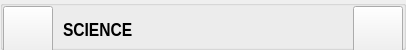
           <widget class="QGroupBox" name="groupBoxSciMenu">
            <property name="sizePolicy">
             <sizepolicy hsizetype="MinimumExpanding" vsizetype="Fixed">
              <horstretch>0</horstretch>
              <verstretch>0</verstretch>
             </sizepolicy>
            </property>
            <property name="minimumSize">
             <size>
              <width>400</width>
              <height>50</height>
             </size>
            </property>
            <property name="maximumSize">
             <size>
              <width>16777215</width>
              <height>50</height>
             </size>
            </property>
            <property name="baseSize">
             <size>
              <width>400</width>
              <height>50</height>
             </size>
            </property>
            <property name="title">
             <string/>
            </property>
            <property name="flat">
             <bool>false</bool>
            </property>
            <layout class="QHBoxLayout" name="horizontalLayout_2">
             <property name="spacing">
              <number>0</number>
             </property>
             <property name="leftMargin">
              <number>0</number>
             </property>
             <property name="topMargin">
              <number>0</number>
             </property>
             <property name="rightMargin">
              <number>0</number>
             </property>
             <property name="bottomMargin">
              <number>0</number>
             </property>
             <item>
              <widget class="QPushButton" name="pushButtonSciMenu">
               <property name="sizePolicy">
                <sizepolicy hsizetype="Fixed" vsizetype="Fixed">
                 <horstretch>0</horstretch>
                 <verstretch>0</verstretch>
                </sizepolicy>
               </property>
               <property name="minimumSize">
                <size>
                 <width>50</width>
                 <height>50</height>
                </size>
               </property>
               <property name="maximumSize">
                <size>
                 <width>50</width>
                 <height>50</height>
                </size>
               </property>
               <property name="baseSize">
                <size>
                 <width>50</width>
                 <height>50</height>
                </size>
               </property>
               <property name="toolTip">
                <string>Menu (Ctrl +M)</string>
               </property>
               <property name="text">
                <string/>
               </property>
               <property name="icon">
                <iconset>
                 <normalon>:/images/menu</normalon>
                 <disabledon>:/images/menu</disabledon>
                </iconset>
               </property>
               <property name="iconSize">
                <size>
                 <width>25</width>
                 <height>25</height>
                </size>
               </property>
               <property name="shortcut">
                <string>Ctrl+M</string>
               </property>
              </widget>
             </item>
             <item>
              <widget class="QLabel" name="labelSciType">
               <property name="sizePolicy">
                <sizepolicy hsizetype="MinimumExpanding" vsizetype="Fixed">
                 <horstretch>0</horstretch>
                 <verstretch>0</verstretch>
                </sizepolicy>
               </property>
               <property name="minimumSize">
                <size>
                 <width>300</width>
                 <height>50</height>
                </size>
               </property>
               <property name="maximumSize">
                <size>
                 <width>16777215</width>
                 <height>50</height>
                </size>
               </property>
               <property name="baseSize">
                <size>
                 <width>300</width>
                 <height>50</height>
                </size>
               </property>
               <property name="font">
                <font>
                 <family>Arial Narrow</family>
                 <pointsize>14</pointsize>
                 <weight>75</weight>
                 <bold>true</bold>
                </font>
               </property>
               <property name="styleSheet">
                <string notr="true">QLabel{
color: black;
}</string>
               </property>
               <property name="lineWidth">
                <number>0</number>
               </property>
               <property name="text">
                <string>SCIENCE</string>
               </property>
               <property name="indent">
                <number>10</number>
               </property>
              </widget>
             </item>
             <item>
              <widget class="QPushButton" name="pushButtonSciHst">
               <property name="sizePolicy">
                <sizepolicy hsizetype="Fixed" vsizetype="Fixed">
                 <horstretch>0</horstretch>
                 <verstretch>0</verstretch>
                </sizepolicy>
               </property>
               <property name="minimumSize">
                <size>
                 <width>50</width>
                 <height>50</height>
                </size>
               </property>
               <property name="maximumSize">
                <size>
                 <width>50</width>
                 <height>50</height>
                </size>
               </property>
               <property name="baseSize">
                <size>
                 <width>50</width>
                 <height>50</height>
                </size>
               </property>
               <property name="toolTip">
                <string>History (Ctrl +H)</string>
               </property>
               <property name="text">
                <string/>
               </property>
               <property name="icon">
                <iconset>
                 <normalon>:/images/history</normalon>
                 <disabledon>:/images/history</disabledon>
                </iconset>
               </property>
               <property name="iconSize">
                <size>
                 <width>30</width>
                 <height>30</height>
                </size>
               </property>
               <property name="shortcut">
                <string>Ctrl+H</string>
               </property>
              </widget>
             </item>
            </layout>
           </widget>
